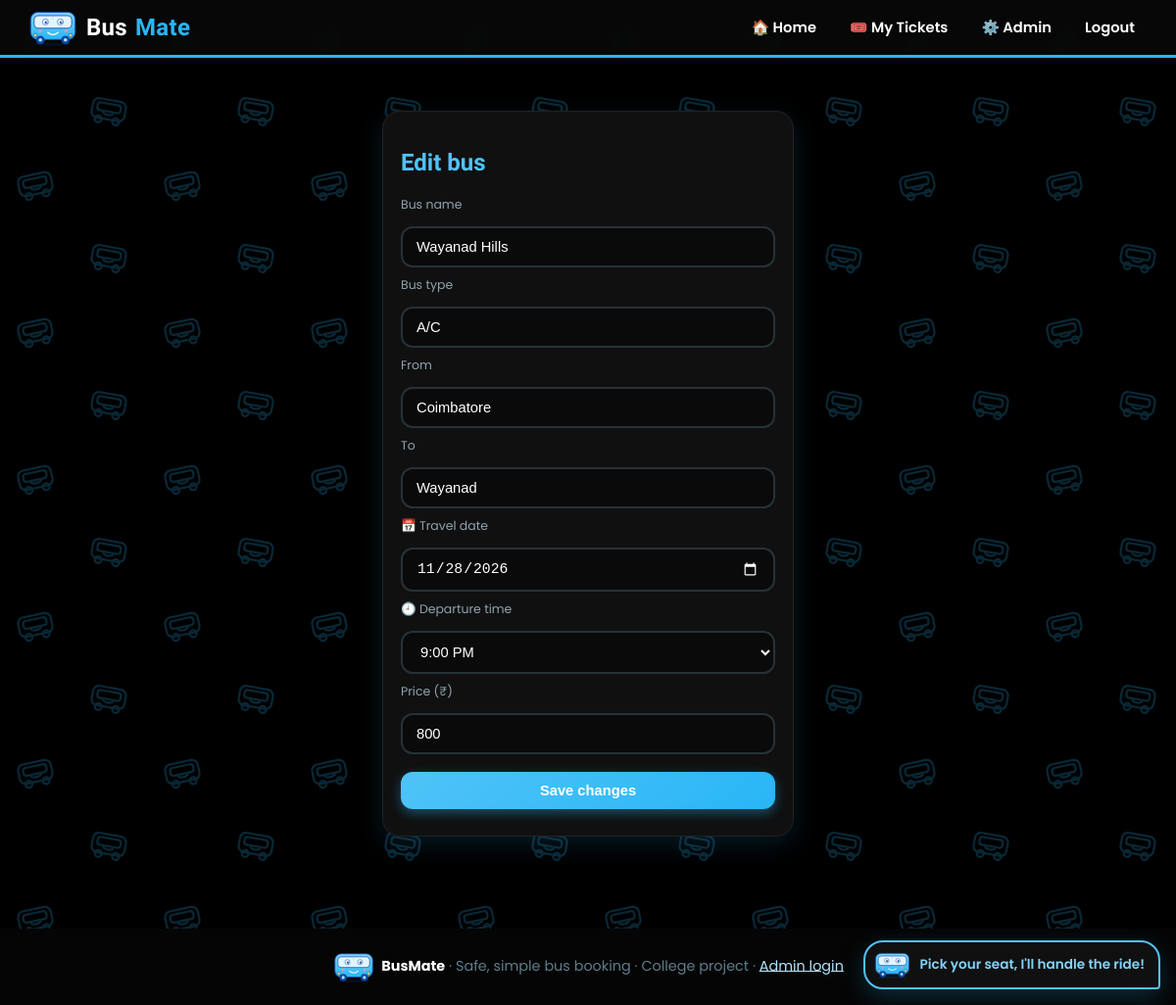
The app's page /admin/edit/3 (signed in) with its own data.
### tables this page shows
CREATE TABLE routes(id INTEGER PRIMARY KEY, bus_name TEXT, bus_type TEXT, source TEXT, destination TEXT, travel_date TEXT, dep_time TEXT, price INTEGER);

### app.py (the view)
@app.route("/admin/edit/<int:rid>", methods=["GET", "POST"])
@admin_required
def edit_route(rid):
    if request.method == "POST":
        f = request.form
        db().execute("UPDATE routes SET bus_name=?,bus_type=?,source=?,destination=?,travel_date=?,dep_time=?,price=? WHERE id=?",
                     (f["bus_name"], f["bus_type"], f["source"], f["destination"], f["travel_date"], f["dep_time"], f["price"], rid))
        db().commit(); return redirect("/admin")
    r = db().execute("SELECT * FROM routes WHERE id=?", (rid,)).fetchone()
    return render_template("edit_route.html", r=r)

### app.py (called while the page is built)
def db():
    if "db" not in g:
        g.db = sqlite3.connect(DB)
        g.db.row_factory = sqlite3.Row
    return g.db

def admin_required(f):
    @wraps(f)
    def w(*a, **k):
        if session.get("role") != "admin":
            flash("Admins only. Please log in with the admin password.")
            return redirect("/admin/login")
        return f(*a, **k)
    return w

### templates/edit_route.html
{% extends "base.html" %}{% from "_macros.html" import timeselect %}{% block bodyclass %}admin{% endblock %}{% block body %}
<div class="card narrow"><h2>Edit bus</h2><form method="post">
<label class="fld">Bus name<input name="bus_name" value="{{ r.bus_name }}" required></label><label class="fld">Bus type<input name="bus_type" value="{{ r.bus_type }}" required></label>
<label class="fld">From<input name="source" value="{{ r.source }}" required></label><label class="fld">To<input name="destination" value="{{ r.destination }}" required></label>
<label class="fld">📅 Travel date<input type="date" name="travel_date" value="{{ r.travel_date }}" required></label>
<label class="fld">🕘 Departure time<select name="dep_time" required>{% if r.dep_time not in TIMES|map(attribute=0)|list %}<option value="{{ r.dep_time }}" selected>{{ r.dep_time|ampm }}</option>{% endif %}
{% for v, l in TIMES %}<option value="{{ v }}" {{ 'selected' if v==r.dep_time }}>{{ l }}</option>{% endfor %}</select></label>
<label class="fld">Price (₹)<input type="number" name="price" value="{{ r.price }}" required></label><button>Save changes</button></form></div>{% endblock %}

### static/css/style.css (style rules this page uses)
:root { --sky:#4FC3F7;--sky2:#29B6F6;--light:#E1F5FE;--pale:#F4FBFF;--dark:#0D47A1;--text:#263238;--shadow:0 8px 24px rgba(41,182,246,.22) }
* { box-sizing:border-box }
body { margin:0;font-family:"Segoe UI",system-ui,sans-serif;background:var(--pale);color:var(--text);min-height:100vh;display:flex;flex-direction:column }
h1,h2,h3 { color:var(--dark) }
.card { background:#fff;border:1px solid var(--light);box-shadow:var(--shadow);border-radius:18px;padding:18px;margin:14px 0 }
input,select { padding:11px 14px;border:2px solid var(--light);border-radius:12px;font-size:.95rem;background:#fff;outline:none;transition:.2s }
button,.btn { display:inline-block;background:linear-gradient(135deg,var(--sky),var(--sky2));color:#fff;border:0;border-radius:12px;padding:11px 20px;font-weight:700;cursor:pointer;text-decoration:none;box-shadow:0 4px 12px rgba(41,182,246,.4);transition:.2s;font-size:.92rem }
.narrow { max-width:420px;margin:30px auto }
.narrow input,.narrow select,.narrow button { display:block;width:100%;margin:9px 0 }
body { font-family:"Poppins","Segoe UI",system-ui,sans-serif;background:var(--pale) url(../images/pattern-light.svg) }
h1,h2,h3,.logo,.hero h1,.route,.price { font-family:"Baloo 2","Poppins","Segoe UI",sans-serif }
body { background:#000 url(../images/pattern-dark.svg);color:#E0E0E0 }
body h1,body h2,body h3,body .route { color:#4FC3F7 }
body .card,body .stat,body table { background:#101010;border-color:#222;color:#E0E0E0;box-shadow:0 8px 26px rgba(41,182,246,.14) }
body input,body select { background:#0a0a0a;color:#fff;border-color:#263238 }
body { color:#E0E0E0 }
body p,body label,body small { color:#B0BEC5 }
body .btn,body button { color:#fff }
body input,body select { color-scheme:dark }
.fld { display:flex;flex-direction:column;gap:4px;font-size:.78rem;color:#90A4AE;text-align:left }
.fld input,.fld select { width:100%;font-size:.92rem }

### records on screen
routes: bus_name "Wayanad Hills", bus_type "A/C", source "Coimbatore", destination "Wayanad", travel_date "11/28/2026", price "800"

### other values on screen
form field dep_time "9:00 PM"
